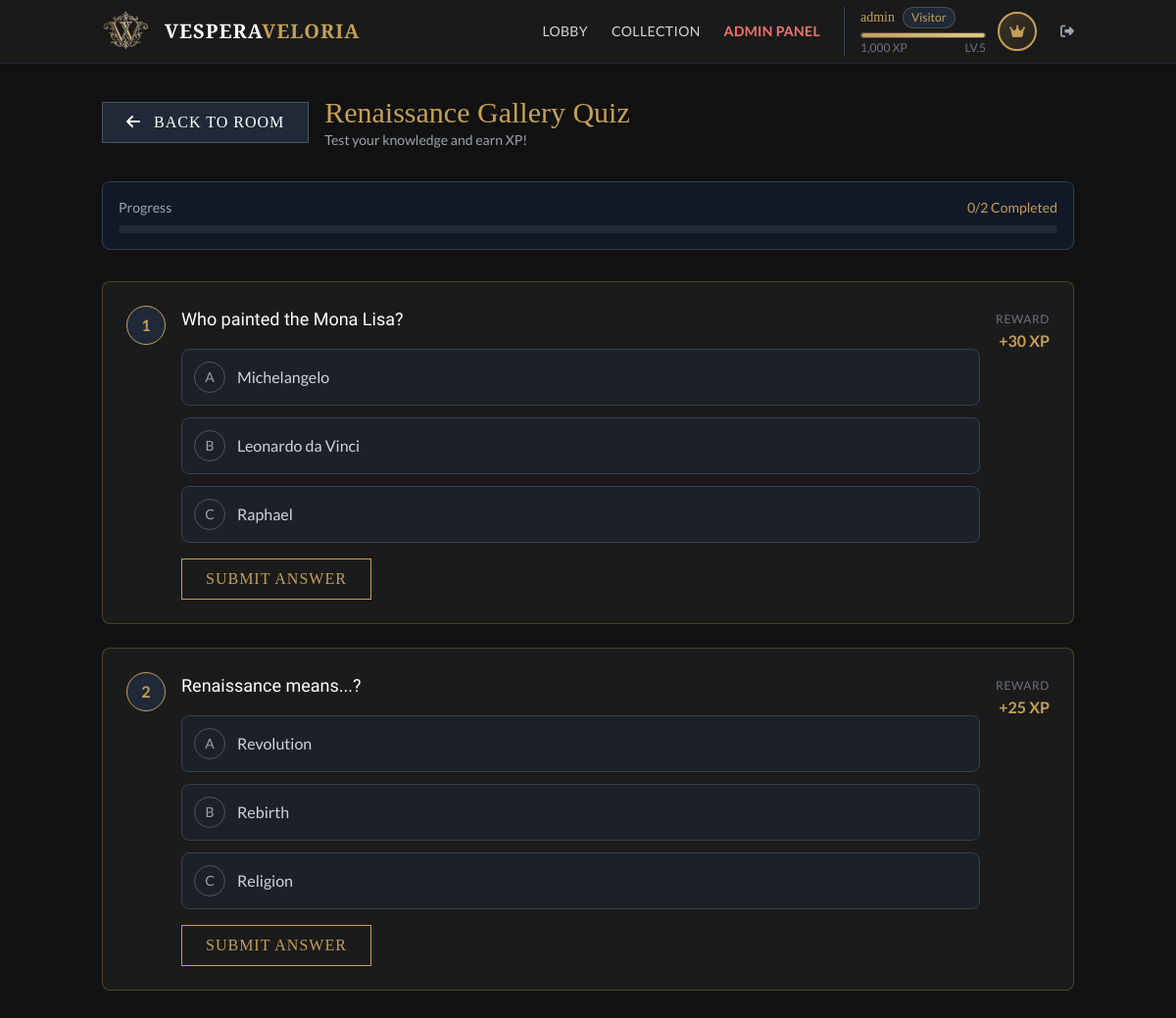
The app's page /public/lobby/quiz.php?room_id=2 (signed in), older data.
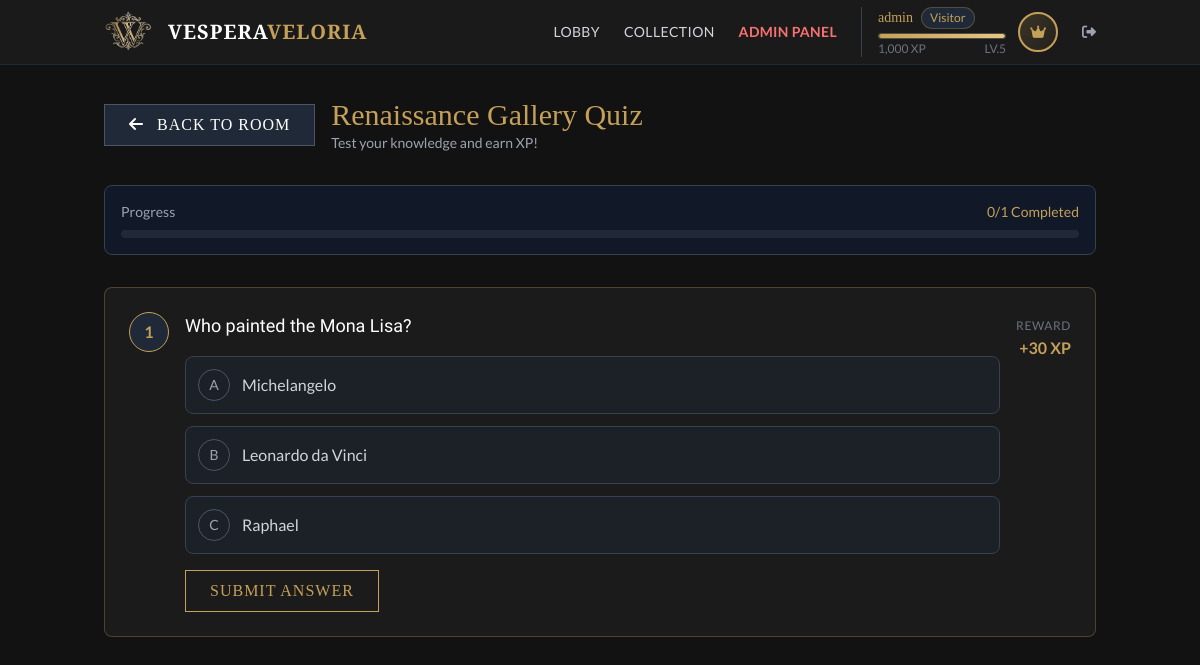
The same page, newer data.
### tables this page shows
CREATE TABLE `quizzes` (
  `id` int(11) NOT NULL,
  `room_id` int(11) DEFAULT NULL,
  `question` text NOT NULL,
  `option_a` varchar(255) DEFAULT NULL,
  `option_b` varchar(255) DEFAULT NULL,
  `option_c` varchar(255) DEFAULT NULL,
  `correct_option` char(1) DEFAULT NULL,
  `xp_reward` int(11) DEFAULT 20
);

### app/Models/Room.php (called while the page is built, shortened)
<?php
class Room {
    public static function findById($conn, $id) {
        $stmt = $conn->prepare("SELECT * FROM rooms WHERE id = ?");
        $stmt->bind_param("i", $id);
        $stmt->execute();
        return $stmt->get_result()->fetch_assoc();
    }
}

### app/Models/Quiz.php (called while the page is built, shortened)
<?php
class Quiz {
    public static function getForUser($conn, $roomId, $userId) {
        $sql = "SELECT q.*,
                (SELECT COUNT(*) FROM user_quizzes WHERE user_id = ? AND quiz_id = q.id) as is_answered,
                (SELECT is_correct FROM user_quizzes WHERE user_id = ? AND quiz_id = q.id LIMIT 1) as user_is_correct
                FROM quizzes q WHERE q.room_id = ? ORDER BY q.id";
        $stmt = $conn->prepare($sql);
        $stmt->bind_param("iii", $userId, $userId, $roomId);
        $stmt->execute();
        $result = $stmt->get_result();
        $quizzes = [];
        while ($row = $result->fetch_assoc()) {
            $quizzes[] = $row;
        }
        return $quizzes;
    }
}

### public/lobby/quiz.php (the view, shortened to what the changed rows need)
<?php
require_once '../../app/Config/database.php';
require_once '../../app/Models/Room.php';
require_once '../../app/Models/Quiz.php';
$room_id = intval($_GET['room_id']);
$user_id = $_SESSION['user_id'];
$room = Room::findById($conn, $room_id);
$raw_quizzes = Quiz::getForUser($conn, $room_id, $user_id);
$quizzes = [];
$answered_count = 0;
$total_count = 0;
foreach ($raw_quizzes as $row) {
    $row['is_answered'] = $row['is_answered'] > 0;
    $total_count++;
    $quizzes[] = $row;
}
include '../header.php';
?>
<div class="flex-grow container mx-auto px-4 py-8">
    <div class="flex items-center gap-4 mb-8">
        <div>
            <h1 class="text-3xl text-gold font-serif"><?php echo $room['name']; ?> Quiz</h1>
        </div>
    </div>
    <div class="mb-8 p-4 bg-gray-900 rounded-lg border border-gray-700">
        <div class="flex justify-between items-center mb-2">
            <span class="text-gray-400 text-sm">Progress</span>
            <span class="text-gold text-sm"><?php echo $answered_count; ?>/<?php echo $total_count; ?> Completed</span>
        </div>
    </div>
    <?php if (empty($quizzes)): ?>
        <div class="text-center py-20 bg-gray-900/50 rounded-lg border border-dashed border-gray-700">
            <i class="fas fa-question-circle text-6xl text-gray-700 mb-4"></i>
            <h3 class="text-xl text-gray-400 mb-2">No Quizzes Available</h3>
            <p class="text-gray-600">This room doesn't have any quizzes yet.</p>
        </div>
    <?php else: ?>
        <div class="space-y-6">
            <?php foreach ($quizzes as $index => $quiz): ?>
                <?php $is_answered = $quiz['is_answered']; ?>
                <div class="quiz-card museum-card p-6 rounded-lg <?php echo $is_answered ? 'opacity-60' : ''; ?>"
                     data-quiz-id="<?php echo $quiz['id']; ?>"
                     data-answered="<?php echo $is_answered ? 'true' : 'false'; ?>">
                    <div class="flex items-start gap-4">
                        <div class="w-10 h-10 rounded-full <?php echo $is_answered ? 'bg-green-900 border-green-500' : 'bg-gray-800 border-gold'; ?> border flex items-center justify-center flex-shrink-0">
                            <?php if ($is_answered): ?>
                                <i class="fas fa-check text-green-500"></i>
                            <?php else: ?>
                                <span class="text-gold font-bold"><?php echo $index + 1; ?></span>
                            <?php endif; ?>
                        </div>
                        <div class="flex-grow">
                            <h3 class="text-lg text-white mb-4"><?php echo htmlspecialchars($quiz['question']); ?></h3>
                            <?php if (!$is_answered): ?>
                                <div class="quiz-options space-y-3">
                                    <label class="quiz-option block cursor-pointer group">
                                        <div class="p-3 border border-gray-700 rounded-lg bg-gray-800/50 group-hover:border-gold transition flex items-center gap-3">
                                            <span class="w-8 h-8 rounded-full border border-gray-600 flex items-center justify-center text-sm text-gray-400 group-hover:border-gold group-hover:text-gold transition">A</span>
                                            <span class="text-gray-300"><?php echo htmlspecialchars($quiz['option_a']); ?></span>
                                        </div>
                                    </label>
                                    <label class="quiz-option block cursor-pointer group">
                                        <div class="p-3 border border-gray-700 rounded-lg bg-gray-800/50 group-hover:border-gold transition flex items-center gap-3">
                                            <span class="w-8 h-8 rounded-full border border-gray-600 flex items-center justify-center text-sm text-gray-400 group-hover:border-gold group-hover:text-gold transition">B</span>
                                            <span class="text-gray-300"><?php echo htmlspecialchars($quiz['option_b']); ?></span>
                                        </div>
                                    </label>
                                    <label class="quiz-option block cursor-pointer group">
                                        <div class="p-3 border border-gray-700 rounded-lg bg-gray-800/50 group-hover:border-gold transition flex items-center gap-3">
                                            <span class="w-8 h-8 rounded-full border border-gray-600 flex items-center justify-center text-sm text-gray-400 group-hover:border-gold group-hover:text-gold transition">C</span>
                                            <span class="text-gray-300"><?php echo htmlspecialchars($quiz['option_c']); ?></span>
                                        </div>
                                    </label>
                                </div>
                                <button class="btn-submit-quiz btn-museum mt-4" data-quiz-id="<?php echo $quiz['id']; ?>">
                                    Submit Answer
                                </button>
                            <?php endif; ?>
                        </div>
                        <div class="text-right flex-shrink-0">
                            <span class="text-xs text-gray-500 uppercase tracking-wider">Reward</span>
                            <div class="text-gold font-bold">+<?php echo $quiz['xp_reward']; ?> XP</div>
                        </div>
                    </div>
                </div>
            <?php endforeach; ?>
        </div>
    <?php endif; ?>
</div>

Row changes from the older to the newer data that the page shows:
removed quizzes: question "Renaissance means...?", option_a "Revolution", option_b "Rebirth", option_c "Religion", xp_reward "25"
Text that changed along with them:
$total_count: "2" → "1"
